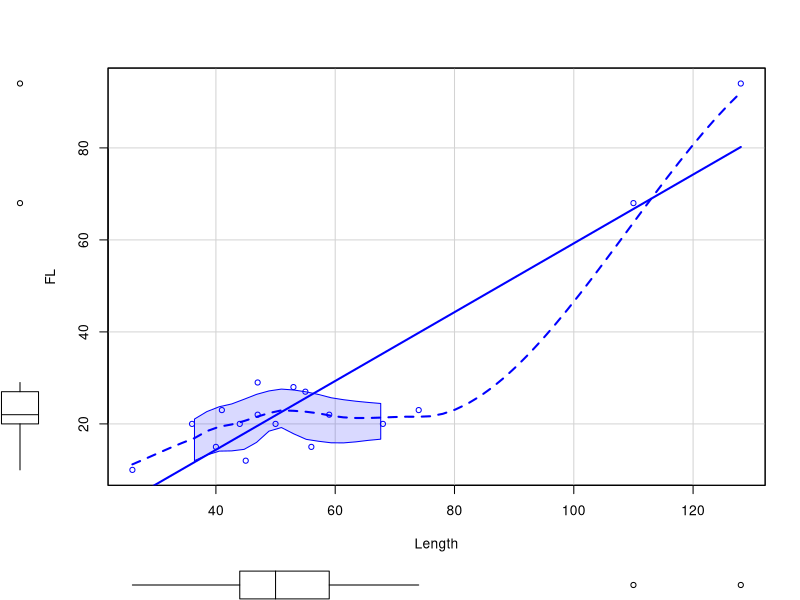
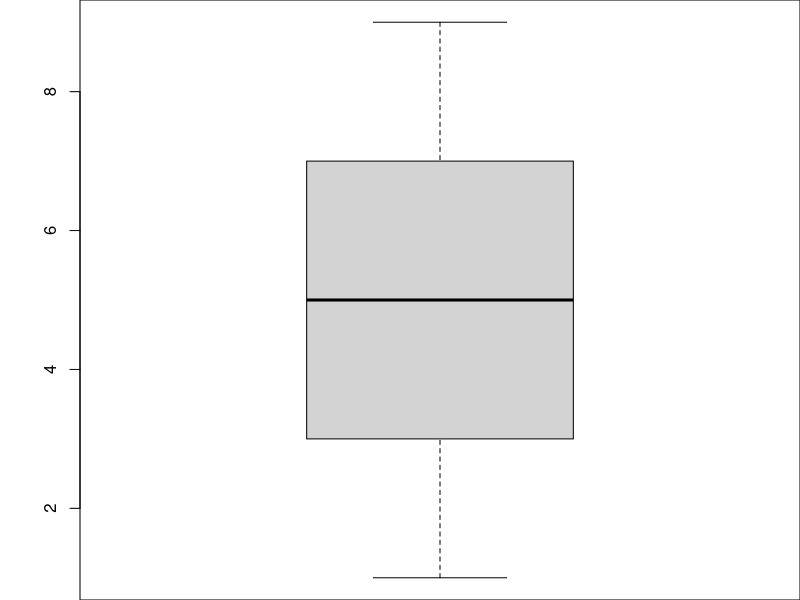
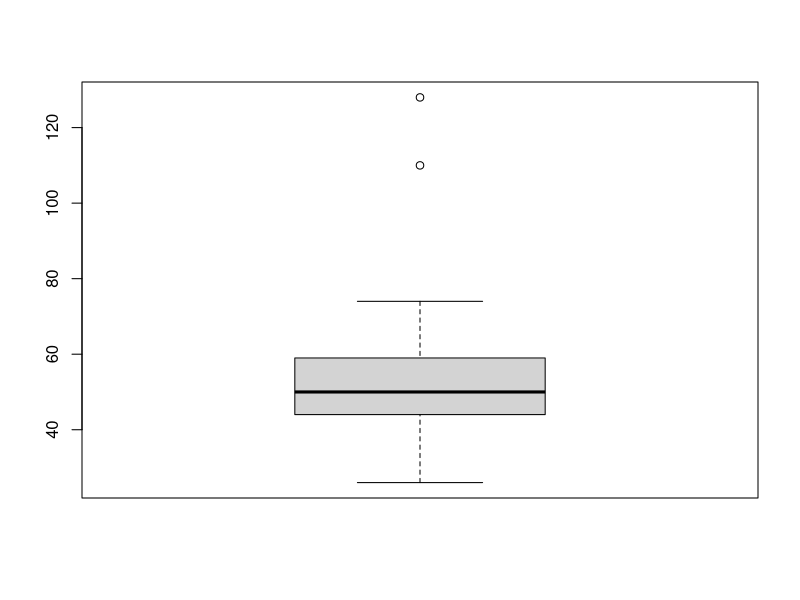
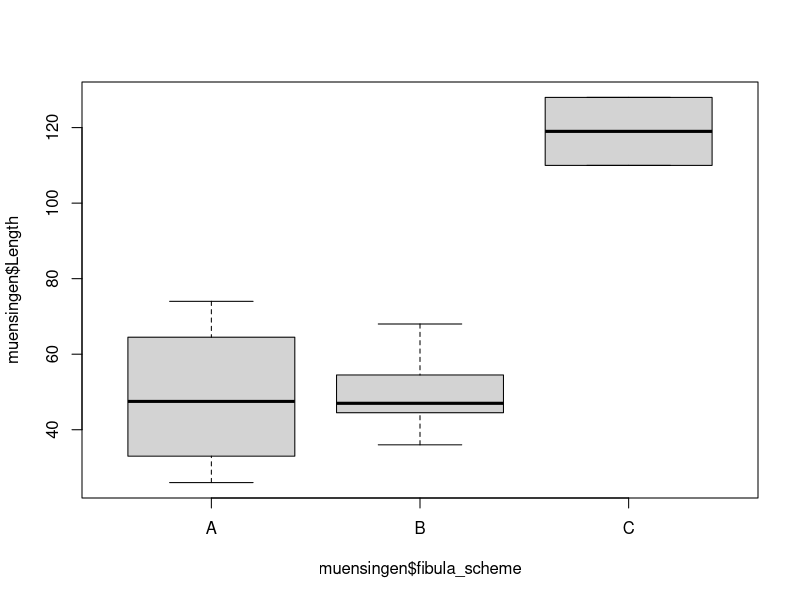
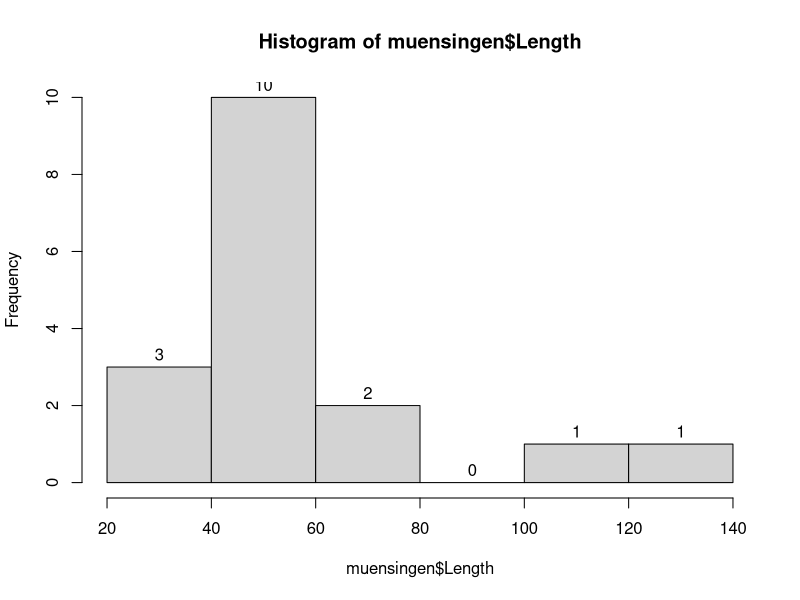
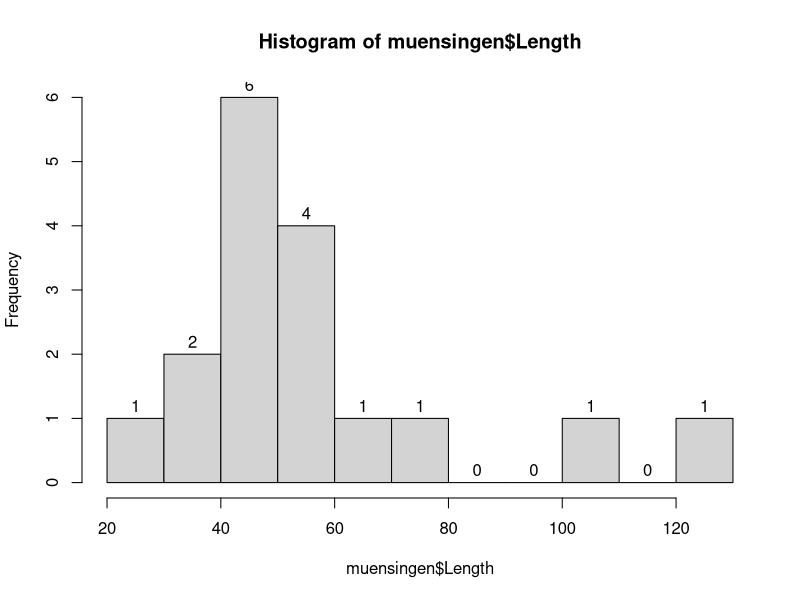
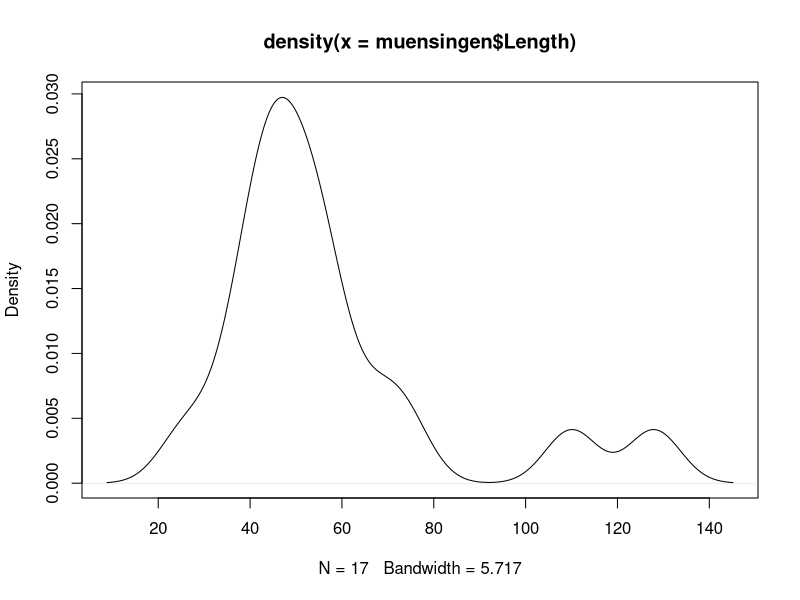
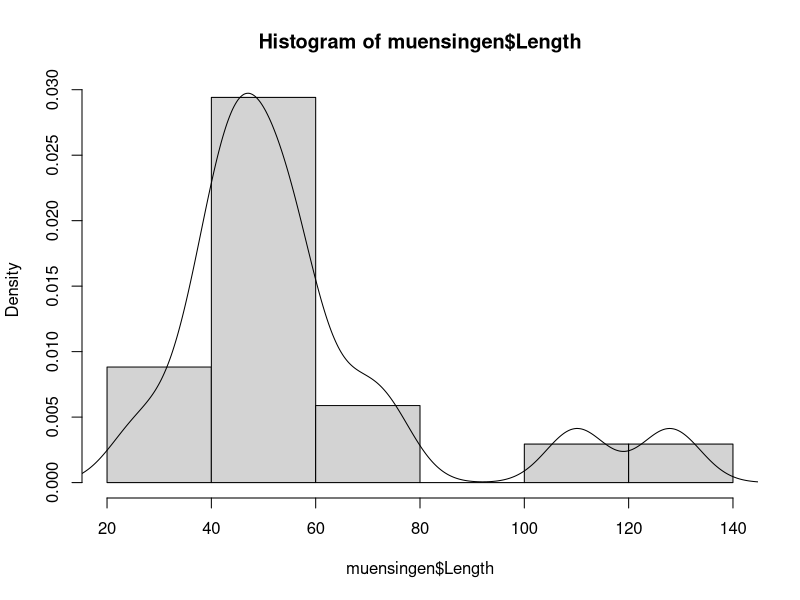

Write R code to recreate these figures, in order.
## ---- chunk 1
# https://stackoverflow.com/questions/25646333/code-chunk-font-size-in-rmarkdown-with-knitr-and-latex
def.chunk.hook  <- knitr::knit_hooks$get("chunk")
knitr::knit_hooks$set(chunk = function(x, options) {
  x <- def.chunk.hook(x, options)
  ifelse(options$size != "normalsize", paste0("\\", options$size,"\n\n", x, "\n\n \\normalsize"), x)
})
library(ggplot2)
library(ggrepel)
## ---- chunk 2
cat('# ', rmarkdown::metadata$title)
## ---- chunk 3
cat('## ', rmarkdown::metadata$subtitle)
## ---- chunk 4
cat('### ', rmarkdown::metadata$author)
## ---- chunk 5
cat('#### ', rmarkdown::metadata$institute)
## ---- chunk 6
cat(rmarkdown::metadata$date)
## ---- chunk 7
muensingen <- read.csv2("data/muensingen_fib.csv", row.names = 1)
## ---- chunk 8
library(car) # library for regression analysis
scatterplot(FL ~ Length, data = muensingen)
## ---- chunk 9
op <- par(mar = c(0, 4,0,0))
boxplot(1:9)
par(op)

## ---- chunk 10
boxplot(muensingen$Length)
## ---- chunk 11
boxplot(muensingen$Length ~
          muensingen$fibula_scheme)
## ---- chunk 12
hist(muensingen$Length, labels = T)
## ---- chunk 13
hist(muensingen$Length,
     labels = T,
     breaks = 10)
## ---- chunk 14
plot(density(muensingen$Length))
## ---- chunk 15
hist(muensingen$Length, prob=T)
lines(density(muensingen$Length))
## ---- chunk 16
par(mfrow=c(2,2))
dax <- read.csv("data/dax.csv", stringsAsFactors = F)
dax.ts <- ts(dax$Close, frequency = 12, start = c(1987,11))
plot(window(dax.ts, start=2008, end=2010),type = "l", ylab="Dax")
plot(window(dax.ts, start=2008, end=2010),type = "l", ylab="Dax", ylim=c(0,8000))
plot(window(dax.ts, start=2000, end=2010),type = "l", ylab="Dax", ylim=c(0,8000))
plot(window(dax.ts, end=2010),type = "l", ylab="Dax", ylim=c(0,8000))
par(mfrow=c(1,1))
